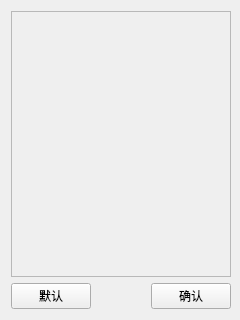
<?xml version="1.0" encoding="UTF-8"?>
<ui version="4.0">
 <class>mCustomColorBar</class>
 <widget class="QWidget" name="mCustomColorBar">
  <property name="windowModality">
   <enum>Qt::NonModal</enum>
  </property>
  <property name="geometry">
   <rect>
    <x>0</x>
    <y>0</y>
    <width>240</width>
    <height>320</height>
   </rect>
  </property>
  <property name="minimumSize">
   <size>
    <width>240</width>
    <height>320</height>
   </size>
  </property>
  <property name="maximumSize">
   <size>
    <width>240</width>
    <height>320</height>
   </size>
  </property>
  <property name="windowTitle">
   <string>自定义颜色表</string>
  </property>
  <layout class="QGridLayout" name="gridLayout">
   <property name="rightMargin">
    <number>9</number>
   </property>
   <item row="0" column="0">
    <layout class="QVBoxLayout" name="verticalLayout" stretch="8,1">
     <item>
      <widget class="QScrollArea" name="scrollArea">
       <property name="widgetResizable">
        <bool>true</bool>
       </property>
       <widget class="QWidget" name="scrollAreaWidgetContents">
        <property name="geometry">
         <rect>
          <x>0</x>
          <y>0</y>
          <width>218</width>
          <height>259</height>
         </rect>
        </property>
       </widget>
      </widget>
     </item>
     <item>
      <layout class="QHBoxLayout" name="horizontalLayout">
       <item>
        <widget class="QPushButton" name="pushButton_default">
         <property name="minimumSize">
          <size>
           <width>80</width>
           <height>0</height>
          </size>
         </property>
         <property name="focusPolicy">
          <enum>Qt::NoFocus</enum>
         </property>
         <property name="text">
          <string>默认</string>
         </property>
        </widget>
       </item>
       <item>
        <spacer name="horizontalSpacer">
         <property name="orientation">
          <enum>Qt::Horizontal</enum>
         </property>
         <property name="sizeHint" stdset="0">
          <size>
           <width>58</width>
           <height>20</height>
          </size>
         </property>
        </spacer>
       </item>
       <item>
        <widget class="QPushButton" name="pushButton_ok">
         <property name="minimumSize">
          <size>
           <width>80</width>
           <height>0</height>
          </size>
         </property>
         <property name="focusPolicy">
          <enum>Qt::NoFocus</enum>
         </property>
         <property name="text">
          <string>确认</string>
         </property>
        </widget>
       </item>
      </layout>
     </item>
    </layout>
   </item>
  </layout>
 </widget>
 <layoutdefault spacing="6" margin="11"/>
 <resources/>
 <connections/>
</ui>
